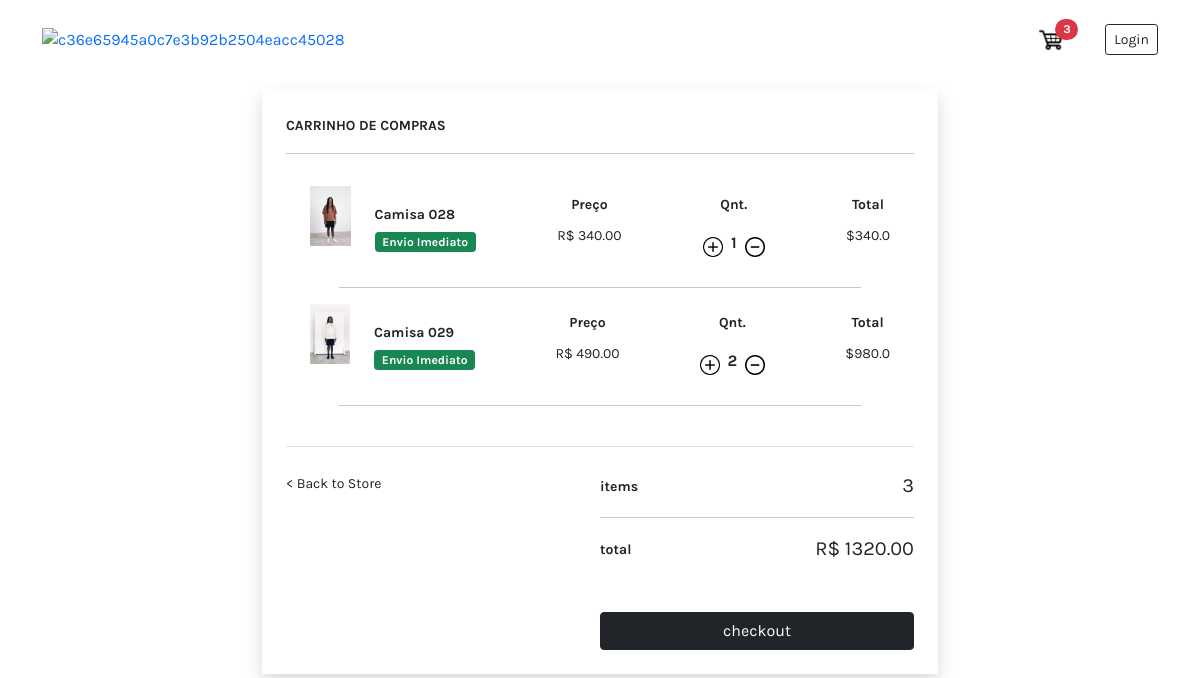
Before: /cart (signed in) with the older database file.
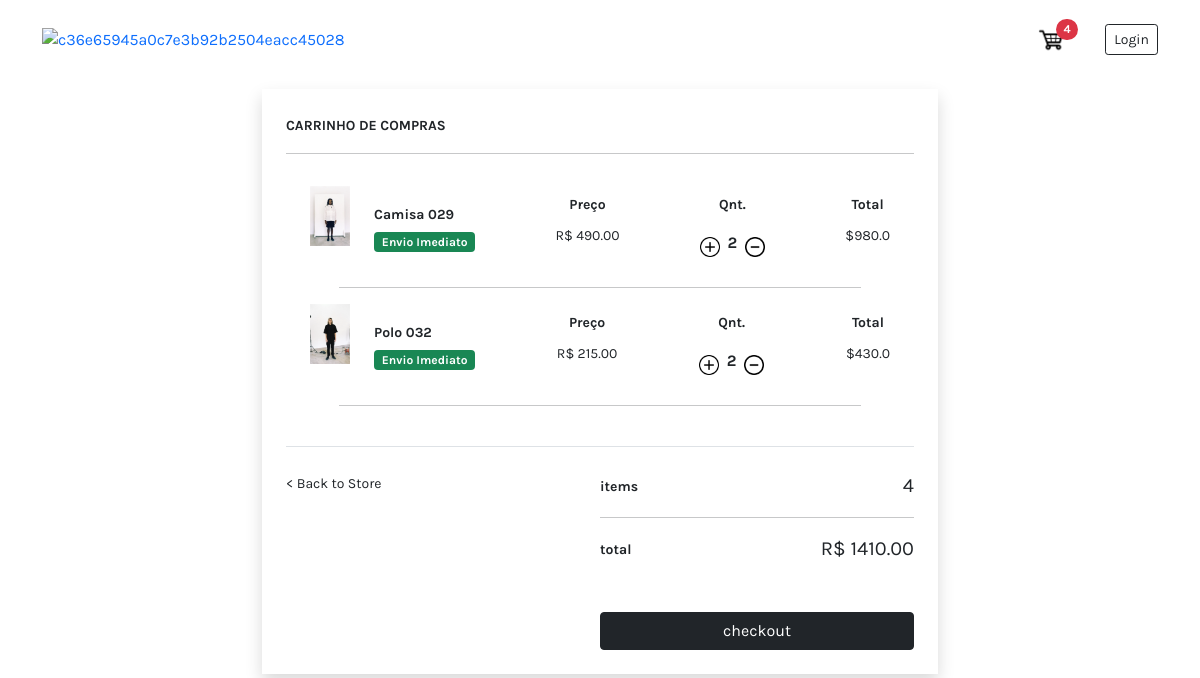
After: the same page with the newer database file.
### store/models.py (models this page shows, shortened)
class OrderItem(models.Model):
    product = models.ForeignKey(Product, on_delete=models.SET_NULL, null=True)
    order = models.ForeignKey(Order, on_delete=models.SET_NULL, null=True)
    quantity = models.IntegerField(default=0, null=True, blank=True)
    created_at = models.DateTimeField(auto_now_add=True)
    @property
    def get_total(self):
        total = self.product.price * self.quantity
        return total

class Product(models.Model):
    product_code = models.CharField(max_length=5, unique=True)
    name = models.CharField(max_length=30, null=False)
    price = models.FloatField()
    image = models.ImageField(null=True, blank=True)
    description = models.TextField(null=True, blank=True, max_length=200)
    @property
    def imageURL(self):
        try:
            url = self.image.url
        except:
            url = ''
        return url

class Order(models.Model):
    customer = models.ForeignKey(Customer, on_delete=models.SET_NULL, blank=True, null=True)
    created_at = models.DateField(auto_now_add=True)
    complete = models.BooleanField(default=False)
    transaction_id = models.CharField(max_length=10, null=True)
    @property
    def get_cart_total(self):
        orderitems = self.orderitem_set.all()
        total = sum([item.get_total for item in orderitems])
        return total
    @property
    def get_cart_items(self):
        orderitems = self.orderitem_set.all()
        total = sum([item.quantity for item in orderitems])
        return total

### store/views.py (the view)
# urls.py: path('cart', views.cart, name='cart'),
def cart(request):
    if request.user.is_authenticated:
        customer = request.user.customer
        order, created = Order.objects.get_or_create(customer=customer, complete=False)
        items = order.orderitem_set.all()
        cartItems = order.get_cart_items
    else:
        items = []
        order = {'get_cart_total':0, 'get_cart_items':0}
        cartItems = order['get_cart_items']
    context = {
        'items': items,
        'order': order,
        'cartItems': cartItems
    }
    return render(request, 'store/cart.html', context)

### store/templates/store/cart.html
{% extends 'store/main.html' %}
{% load static %}
{% block content %}
<div class="container mt-4" style="min-width: 420px; max-width: 700px;">
  <div class="mx-auto px-4 py-4 shadow">
    <small class="fw-bold">CARRINHO DE COMPRAS</small>
    <hr>
    <div class="px-4" style="max-height: 350px; overflow: auto;">
    {% for item in items %}
      <div class="d-flex w-100 my-3 justify-content-between">
        <div class="d-flex">
          <img src="{{ item.product.imageURL }}" alt="" style="height: 60px;">
          <div class="ms-4 align-items-center my-auto">
            <small class="d-block fw-bold mb-1">{{item.product.name}}</small>
            <span class="badge bg-success">Envio Imediato</span>
          </div>
        </div>
        <div class="text-center">
          <small class="d-block my-2 fw-bold">Preço</small>
          <small>R$ {{item.product.price|floatformat:2}}</small>
        </div>
        <div class="text-center">
          <small class="d-block my-2 fw-bold">Qnt.</small>
          <div class="d-flex my-auto">
            <img data-product="{{item.product.id}}" data-action="add" style="height: 20px; cursor:pointer;" class="my-auto chg-quantity update-cart"
              src="{% static  'images/plus.png' %}">
            <p class="pt-2 mx-2 fw-bold">{{item.quantity}}</p>
            <img data-product="{{item.product.id}}" data-action="remove" style="height: 20px; cursor:pointer;"
              class="my-auto chg-quantity update-cart" src="{% static  'images/minus.png' %}">
          </div>
        </div>
        <div class="text-center">
          <small class="d-block my-2 fw-bold">Total</small>
          <small>${{item.get_total}}</small>
        </div>
      </div>
      <hr class="mx-auto" style="width: 90%;">
    {% endfor %}
    </div>
    <div class="d-flex w-100 border-top mt-4 pt-4">
      <a class="w-100 text-reset" href="{% url 'store' %}">
        <small>< Back to Store</small>
      </a>
      <div class="w-100">
        <div class="d-flex w-100 justify-content-between">
          <small class="fw-bold my-auto">items</small>
          <small class="fs-5">{{order.get_cart_items}}</small>
        </div>
        <hr>
        <div class="d-flex justify-content-between">
          <small class="fw-bold my-auto">total</small>
          <small class="fs-5">R$ {{order.get_cart_total|floatformat:2}}</small>
        </div>
        <a href="{% url 'checkout' %}">
          <button class="btn btn-dark w-100 mt-5">checkout</button>
        </a>
      </div>
    </div>
  </div>
</div>
{% endblock content %}

### store/templates/store/main.html (shortened to what this page needs)
<!DOCTYPE html>
{% load static %}
<html lang="en">
<head>
  <link rel="stylesheet" type="text/css" href="{% static 'css/main.css' %}">
  <link href="https://cdn.jsdelivr.net/npm/bootstrap@5.0.2/dist/css/bootstrap.min.css" rel="stylesheet"
>
</head>
<body>
  <nav class="navbar fixed-top navbar-expand-lg navbar-light py-4" style="background-color: white;">
    <div class="container d-flex">
      <a href="{% url 'store' %}">
        <img loading="lazy" class="img-fluid" src="https://cdn.dooca.store/2132/files/c36e65945a0c7e3b92b2504eacc45028.jpg?v=1613401751"
          alt="c36e65945a0c7e3b92b2504eacc45028" style="max-height: 25px">
      </a>
      <div class="collapse navbar-collapse justify-content-between" id="navbarSupportedContent">
        <div class="form-inline my-2 my-lg-0">
          <a href="{% url 'cart' %}">
            <img src="{% static 'images/cart_icon.png' %}" style="width: 30px">
            <span class="badge rounded-pill bg-danger" style="position: relative; right: 15px; bottom: 10px;">{{cartItems}}</span>
          </a>
          <a class="btn btn-sm btn-outline-dark ms-2" href="">Login</a>
        </div>
      </div>
    </div>
  </nav>
  <div class="container" style="padding-top: 65px;">
    {% block content %}
    {% endblock content %}
  </div>
</body>
</html>

### store/templates/store/main.html (style rules this page uses)
* { font-family: 'Karla', sans-serif; }
a { text-decoration: none; }

Changed rows visible on the page:
removed OrderItem: product.imageURL (picture), product.name "Camisa 028", product.price "340.00", quantity "1", get_total "340.0"
added OrderItem: product.imageURL (picture), product.name "Polo 032", product.price "215.00", quantity "2", get_total "430.0"
computed for Order: get_cart_items "3" → "4"; get_cart_total "1320.00" → "1410.00"
Other visible differences:
{{ cartItems }}: "3" → "4"
